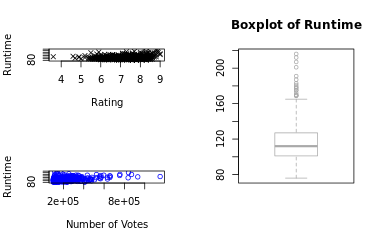

This chart was generated by the following R code:
# Customize the plots that are already coded on the right:

# The first plot: axis labels are "Rating" and "Runtime"; use plot symbol 4.
# The second plot: axis labels are "Number of Votes" and "Runtime"; plot color is "blue".
# Third plot: Set the border of the boxplot to "darkgray" through the border argument ("darkgrey" also works, but use "darkgray"); main title is "Boxplot of Runtime". Feel free to customize these plots even further!



# movies is pre-loaded in your workspace

# Build the grid matrix
grid <- matrix(c(1, 2, 3, 3), nrow = 2)

# Specify the layout
layout(grid)

# Customize the three plots
plot(movies$rating, movies$runtime,
  xlab="Rating",
  ylab="Runtime",
  pch=4
)
plot(movies$votes, movies$runtime,
  xlab="Number of Votes",
  ylab="Runtime",
  col="blue"
)
boxplot(movies$runtime,
  border="darkgray",
  main="Boxplot of Runtime"
)
